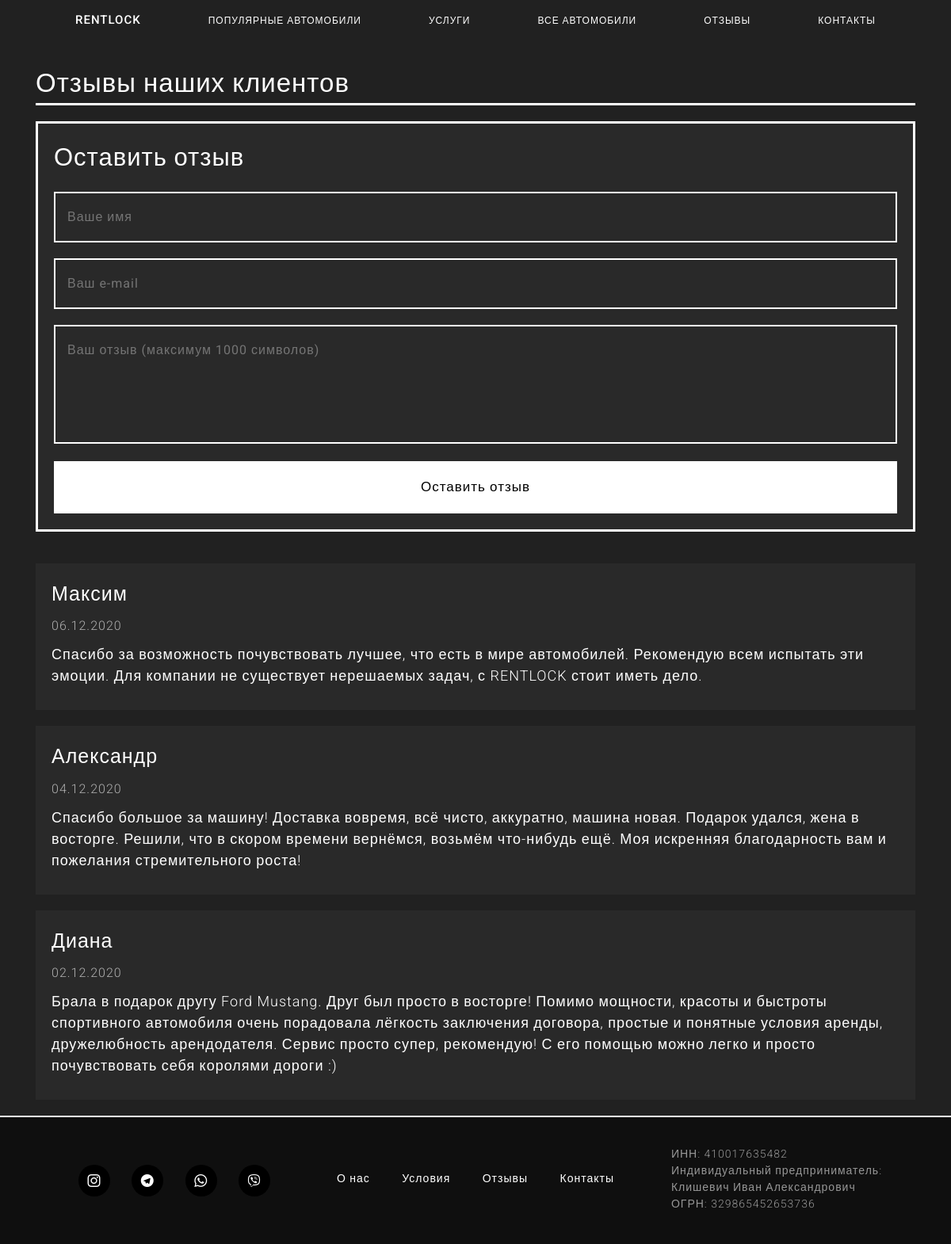
/php/reviews.php, run on the app's committed database.
### tables this page shows
CREATE TABLE `reviews` (
  `id` int(11) NOT NULL,
  `name` varchar(255) NOT NULL,
  `date` varchar(20) NOT NULL,
  `review` varchar(1000) NOT NULL
);

### php/reviews.php (called while the page is built, shortened)
<?php
require 'db.php';
require 'review.php';
?>

### php/db.php (called while the page is built, shortened)
<?php
  $db_host = 'localhost';
  $db_user = 'root';
  $db_password = 'root';
  $db_db = 'db';
  $mysqli = new mysqli(
    $db_host,
    $db_user,
    $db_password,
    $db_db
  );
function get_reviews() {
  global $mysqli;
  $reviews = $mysqli->query("SELECT * FROM reviews ORDER BY id DESC");
  return $reviews;
}
?>

### php/review.php (the view, shortened to what this page needs)
<section class="reviews">
    <div class="container">
        <div class="row">
            <div class="col-md-12">
                <div class="header">Отзывы наших клиентов</div>
                <hr>
                <div class="reviews_block">
                    <div class="row">
                        <div class="col-md-12">
                            <div class="reviews_info">
                                Оставить отзыв
                            </div>
                            <div class="form-wrap">
                                <form method="POST" action="https://formspree.io/f/mwkwrldb" id="form_review">
                                    <div class="inputs_review">
                                        <input type="text" name="Name" required placeholder="Ваше имя"
                                            autocomplete="off">
                                        <input type="email" name="E-mail" required placeholder="Ваш e-mail"
                                            autocomplete="off">
                                        <textarea name="Review" maxlength="1000" required placeholder="Ваш отзыв (максимум 1000 символов)"></textarea>
                                    </div>
                                    <div>
                                        <button type="submit" id="btn_review">
                                            Оставить отзыв
                                        </button>
                                    </div>
                                </form>
                            </div>
                        </div>
                    </div>
                </div>
            </div>
        </div>
    </div>
</section>
<section class="review">
    <div class="container">
        <div class="row">
            <?php
                $reviews = get_reviews();
                foreach ($reviews as $review):
            ?>
            <div class="col-md-12">
                <div class="review_block">
                    <div class="review_name"><?php echo $review["name"]?></div>
                    <div class="review_time"><?php echo $review["date"]?></div>
                    <div class="review_descr"><?php echo $review["review"]?></div>
                </div>
            </div>
            <?php endforeach; ?>
        </div>
    </div>
</section>

### data on the page
reviews: name "Максим", date "06.12.2020", review "Спасибо за возможность почувствовать лучшее, что есть в мире автомобилей. Рекомендую всем испытать эти эмоции. Для компании не существует нерешаемых задач, с RENTLOCK стоит иметь дело."
reviews: name "Александр", date "04.12.2020", review "Спасибо большое за машину! Доставка вовремя, всё чисто, аккуратно, машина новая. Подарок удался, жена в восторге. Решили, что в скором времени вернёмся, возьмём что-нибудь ещё. Моя искренняя благодарность вам и пожелания стремительного роста!"
reviews: name "Диана", date "02.12.2020", review "Брала в подарок другу Ford Mustang. Друг был просто в восторге! Помимо мощности, красоты и быстроты спортивного автомобиля очень порадовала лёгкость заключения договора, простые и понятные условия аренды, дружелюбность арендодателя. Сервис просто супер, рекомендую! С его помощью можно легко и просто почувствовать себя королями дороги :)"
